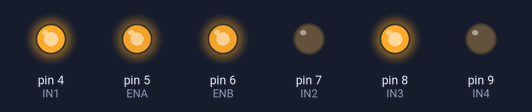
Recording of a sketch running on a simulated Arduino Uno, built with avr-gcc and run on an emulated ATmega328P. Shown: output pins drawn as LEDs (lit = HIGH).

Above: at 0.05 s.
At 1.5 s:
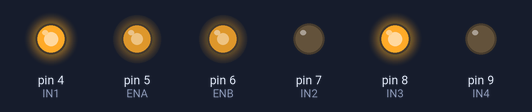
At 4.5 s:
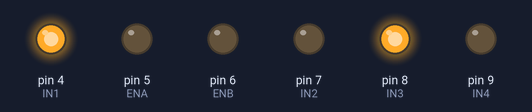
Timing chart, 0 to 5.2 s (numbered marks = the images above):
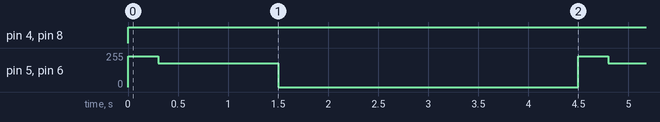

The sketch:

reverse_test.ino
```cpp
const int ENA = 5, IN1 = 4, IN2 = 7;
const int IN3 = 8, IN4 = 9, ENB = 6;

const int START_PWM = 230;
const int RUN_PWM = 180;

void setup() {
  pinMode(ENA, OUTPUT);
  pinMode(ENB, OUTPUT);
  pinMode(IN1, OUTPUT);
  pinMode(IN2, OUTPUT);
  pinMode(IN3, OUTPUT);
  pinMode(IN4, OUTPUT);
}

void loop() {
  // Reverse direction
  digitalWrite(IN1, HIGH);
  digitalWrite(IN2, LOW);
  digitalWrite(IN3, HIGH);
  digitalWrite(IN4, LOW);

  // Strong initial push
  analogWrite(ENA, START_PWM);
  analogWrite(ENB, START_PWM);
  delay(300);

  // Continue at minimum running PWM
  analogWrite(ENA, RUN_PWM);
  analogWrite(ENB, RUN_PWM);
  delay(1200);

  // Stop
  analogWrite(ENA, 0);
  analogWrite(ENB, 0);
  delay(3000);
} 
```

Measured:
- by itself, pin 4 (IN1), pin 8 (IN3): LOW → HIGH at 0.00 s
- by itself, pin 5 (ENA), pin 6 (ENB): repeats every 4.5 s: 180/255 1.2 s, 0/255 3.0 s, 230/255 0.30 s
